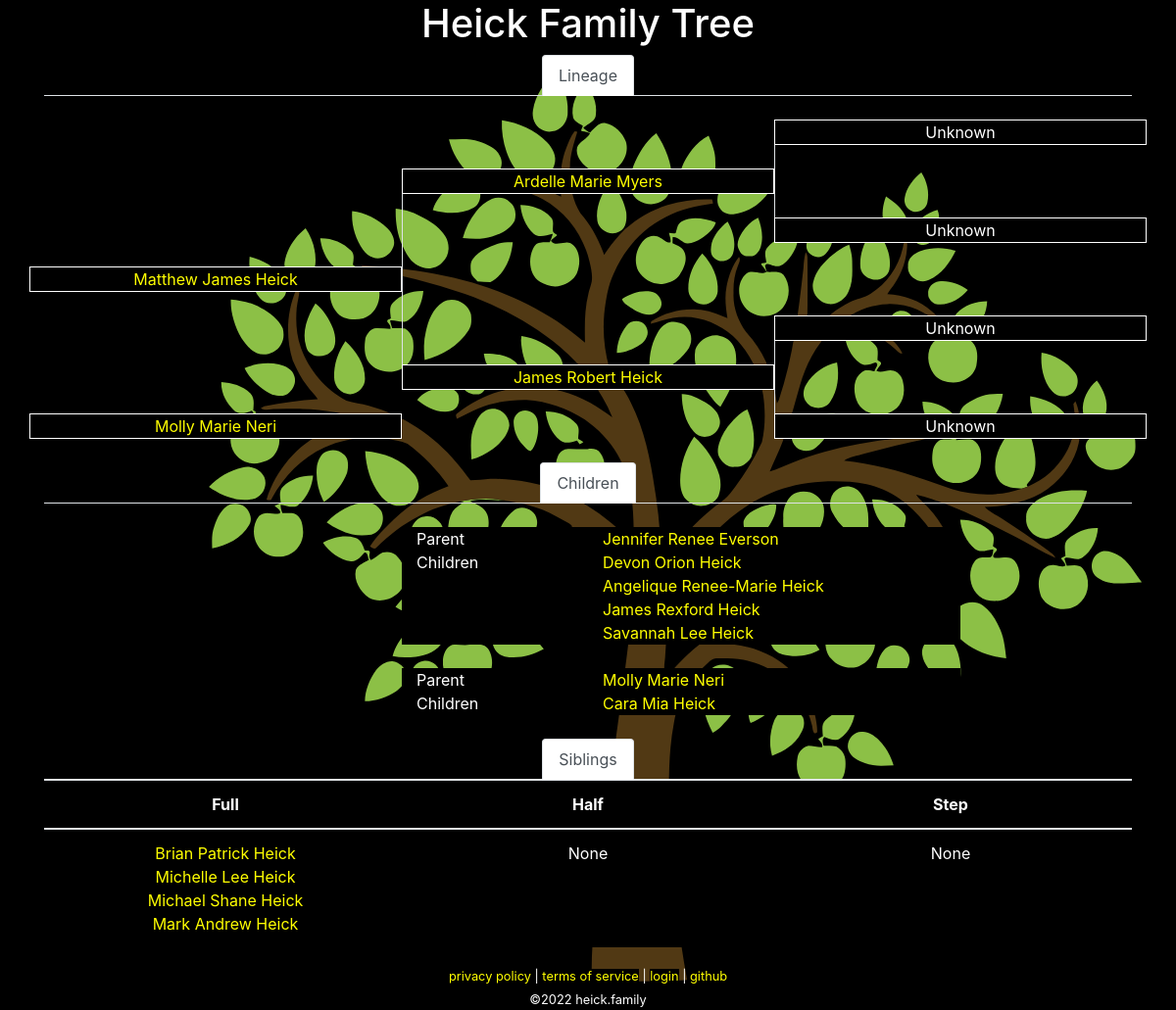
The page /tree.php?id=1 on the database its author committed.
### tables this page shows
CREATE TABLE `family` (
  `id` int(10) unsigned NOT NULL AUTO_INCREMENT COMMENT 'primary key',
  `name` char(200) NOT NULL,
  `parent-bio-x` int(10) unsigned NOT NULL DEFAULT 0 COMMENT 'mother xx',
  `parent-bio-y` int(10) unsigned NOT NULL DEFAULT 0 COMMENT 'father xy',
  `parent-adopt-a` int(10) unsigned NOT NULL DEFAULT 0,
  `parent-adopt-b` int(10) unsigned NOT NULL DEFAULT 0,
  `partner` int(10) unsigned NOT NULL DEFAULT 0,
  `dob` char(10) NOT NULL DEFAULT '0000-00-00' COMMENT 'date of birth ymd',
  `dod` char(10) NOT NULL DEFAULT '0000-00-00' COMMENT 'date of death ymd',
  `lastupdated` datetime NOT NULL DEFAULT current_timestamp() ON UPDATE current_timestamp(),
  PRIMARY KEY (`id`)
);

### lib/Family.php (called while the page is built, shortened)
<?php
class Family
{
	private static $database = [
		'hostname' => 'localhost',
		'username' => 'heick.family',
		'password' => 'family.heick',
		'database' => 'heick.family',
	];
	private static $link = null;
	public static function getPerson($id = 0)
	{
		$query = 'SELECT * FROM `family` WHERE `id`=' . self::_escape($id) . ' LIMIT 1';
		$result = self::_query($query);
		while ($row = mysqli_fetch_assoc($result))
		{
			$data = $row;
			return $data;
		}
		return null;
	}
	public static function getChildren($id = 0)
	{
		$data = [];
		$query = 'SELECT * FROM `family` WHERE (`parent-bio-x`=' . self::_escape($id) . ' OR `parent-bio-y`=' . self::_escape($id) . ')';
		$result = self::_query($query);
		while ($row = mysqli_fetch_assoc($result))
		{
			$child = $row['id'];
			if ($row['parent-bio-x'] == $id)
			{
				$partner = $row['parent-bio-y'];
			}
			else
			{
				$partner = $row['parent-bio-x'];
			}
			if (!isset($data[$partner]))
			{
				$data[$partner] = [];
			}
			$data[$partner][] = $child;
		}
		return $data;
	}
	public static function getSiblings($id = 0)
	{
		$data = [];
		$me = self::getPerson($id);
		$parentx = $me['parent-bio-x'];
		$parenty = $me['parent-bio-y'];
		if (($parentx > 0) && ($parenty > 0))
		{
			$full_siblings = [];
			$query = 'SELECT * FROM `family` WHERE (`parent-bio-x`=' . $parentx . ' AND `parent-bio-y`=' . $parenty . ') OR (`parent-bio-x`=' . $parenty . ' AND `parent-bio-y`=' . $parentx . ')';
			$result = self::_query($query);
			while ($row = mysqli_fetch_assoc($result))
			{
				if ($row['id'] != $id)
				{
					$full_siblings[] = $row['id'];
				}
			}
			if (count($full_siblings) > 0)
			{
				$data['full'] = $full_siblings;
			}
		}
		if (($parentx > 0) || ($parenty > 0))
		{
			$half_siblings = [];
			$parents = [];
			if ($parentx > 0)
			{
				$parents[] = $parentx;
			}
			if ($parenty > 0)
			{
				$parents[] = $parenty;
			}
			foreach ($parents as $parent)
			{
				$query = 'SELECT * FROM `family` WHERE (`parent-bio-x`=' . $parent . ' OR `parent-bio-y`=' . $parent . ')';
				$result = self::_query($query);
				while ($row = mysqli_fetch_assoc($result))
				{
					if ($row['id'] != $id)
					{
						$half_siblings[] = $row['id'];
					}
				}
			}
			if (count($half_siblings) > 0)
			{
				if (count($data['full']) > 0)
				{
					$data['half'] = [];
				}
				else
				{
					$data['half'] = $half_siblings;
				}
			}
		}
		if (($parentx > 0) || ($parenty > 0))
		{
			$step_siblings = [];
			$parents = [];
			if ($parentx > 0)
			{
				$parents[] = $parentx;
			}
			if ($parenty > 0)
			{
				$parents[] = $parenty;
			}
			$step_parents = [];
			foreach ($parents as $parent)
			{
				$them = self::getPerson($parent);
			}
		}
		return $data;
	}
	public static function formatName($id = [])
	{
		if (is_null($id) || !is_array($id))
		{
			return 'Unknown';
		}
		return $id['name'];
	}
	private static function _query($query = null)
	{
		$result = mysqli_query(self::$link, $query);
		return $result;
	}
	private static function _escape($string = "")
	{
		return mysqli_real_escape_string(self::$link, $string);
	}
	private static function _connect()
	{
		if (!is_null(self::$link))
		{
			return;
		}
		$db = self::$database;
		self::$link = mysqli_connect($db['hostname'], $db['username'], $db['password'], $db['database']);
		return;
	}
}

### www/tree.php (the view, shortened to what this page needs)
<?php
require_once('../lib/Family.php');
$id = isset($_GET['id']) ? intval($_GET['id']) : null;
$me = Family::getPerson($id);
$parentx = Family::getPerson($me['parent-bio-x']);
$parenty = Family::getPerson($me['parent-bio-y']);
$lineage = [
	'me' => ['id' => $me['id'], 'name' => Family::formatName($me)],
	'partner' => ['id' => $me['partner'], 'name' => Family::formatName(Family::getPerson($me['partner']))],
	'px' => ['id' => $me['parent-bio-x'], 'name' => Family::formatName(Family::getPerson($me['parent-bio-x']))],
	'py' => ['id' => $me['parent-bio-y'], 'name' => Family::formatName(Family::getPerson($me['parent-bio-y']))],
	'pxgx' => ['id' => $parentx['parent-bio-x'], 'name' => Family::formatName(Family::getPerson($parentx['parent-bio-x']))],
	'pxgy' => ['id' => $parentx['parent-bio-y'], 'name' => Family::formatName(Family::getPerson($parentx['parent-bio-y']))],
	'pygx' => ['id' => $parenty['parent-bio-x'], 'name' => Family::formatName(Family::getPerson($parenty['parent-bio-x']))],
	'pygy' => ['id' => $parenty['parent-bio-y'], 'name' => Family::formatName(Family::getPerson($parenty['parent-bio-y']))],
];
function showMember($l)
{
	if ($l['id'] == 0)
	{
		echo $l['name'];
	}
	else
	{
		echo '<a href="?id=' . $l['id'] . '">' . $l['name'] . '</a>';
	}
}
?><!DOCTYPE html>
<html lang="en">
	<head>
		<link rel="stylesheet" href="https://cdn.jsdelivr.net/npm/bootstrap@4.6.0/dist/css/bootstrap.min.css">
		<link rel="stylesheet" href="/media/theme.css">
		<link rel="stylesheet" href="/media/tree.css">
	</head>
	<body>
		<div class="container">
<?php require_once("header.php"); ?>
			<div class="row">
				<div class="col">
					<ul class="nav nav-tabs justify-content-center">
						<li class="nav-item">
							<a class="nav-link active" id='tab-lineage' href="#">Lineage</a>
						</li>
					</ul>
				</div>
			</div>
			<div class="row">
				<div class="col-4">&nbsp;</div>
				<div class="col-4">&nbsp;</div>
				<div class="col-4">&nbsp;</div>
			</div>
			<div class="row">
				<div class="col-4">&nbsp;</div>
				<div class="col-4">&nbsp;</div>
				<div title="grandparent" class="col-4 text-center border-full background-black"><?php showMember($lineage['pxgx']); ?></div>
			</div>
			<div class="row">
				<div class="col-4">&nbsp;</div>
				<div class="col-4">&nbsp;</div>
				<div class="col-4 border-left">&nbsp;</div>
			</div>
			<div class="row">
				<div class="col-4">&nbsp;</div>
				<div title="parent" class="col-4 text-center border-full background-black"><?php showMember($lineage['px']); ?></div>
				<div class="col-4 border-left">&nbsp;</div>
			</div>
			<div class="row">
				<div class="col-4">&nbsp;</div>
				<div class="col-4 border-left">&nbsp;</div>
				<div class="col-4 border-left">&nbsp;</div>
			</div>
			<div class="row">
				<div class="col-4">&nbsp;</div>
				<div class="col-4 border-left">&nbsp;</div>
				<div title="grandparent" class="col-4 text-center border-full background-black"><?php showMember($lineage['pxgy']); ?></div>
			</div>
			<div class="row">
				<div class="col-4">&nbsp;</div>
				<div class="col-4 border-left">&nbsp;</div>
				<div class="col-4">&nbsp;</div>
			</div>
			<div class="row">
				<div title="self" class="col-4 text-center border-full background-black"><?php showMember($lineage['me']); ?></div>
				<div class="col-4 border-left">&nbsp;</div>
				<div class="col-4">&nbsp;</div>
			</div>
			<div class="row">
				<div class="col-4">&nbsp;</div>
				<div class="col-4 border-left">&nbsp;</div>
				<div class="col-4">&nbsp;</div>
			</div>
			<div class="row">
				<div class="col-4">&nbsp;</div>
				<div class="col-4 border-left">&nbsp;</div>
				<div title="grandparent" class="col-4 text-center border-full background-black"><?php showMember($lineage['pygx']); ?></div>
			</div>
			<div class="row">
				<div class="col-4">&nbsp;</div>
				<div class="col-4 border-left">&nbsp;</div>
				<div class="col-4 border-left">&nbsp;</div>
			</div>
			<div class="row">
				<div class="col-4">&nbsp;</div>
				<div title="parent" class="col-4 text-center border-full background-black"><?php showMember($lineage['py']); ?></div>
				<div class="col-4 border-left">&nbsp;</div>
			</div>
			<div class="row">
				<div class="col-4">&nbsp;</div>
				<div class="col-4">&nbsp;</div>
				<div class="col-4 border-left">&nbsp;</div>
			</div>
			<div class="row">
				<?php
if ($lineage['partner']['id'] == 0)
{
	echo '<div class="col-4">&nbsp;</div>';
}
else
{
	echo '<div title="partner" class="col-4 text-center border-full background-black">';
	echo '</div>';
}
				?>
				<div class="col-4">&nbsp;</div>
				<div title="grandparent" class="col-4 text-center border-full background-black"><?php showMember($lineage['pygy']); ?></div>
			</div>
			<div class="row">
				<div class="col-12">&nbsp;</div>
			</div>
<?php
$children = Family::getChildren($id);
if (count($children) > 0)
{
?>
			<ul class="nav nav-tabs justify-content-center">
				<li class="nav-item">
					<a class="nav-link active" id='tab-children' href="#">Children</a>
				</li>
			</ul>
			<div class="row">
				<div class="col-12">&nbsp;</div>
			</div>
<?php
foreach ($children as $parent => $childs)
{
	echo "\t\t\t" . '<div class="row">' . "\n";
	echo "\t\t\t\t" . '<div class="col-4">&nbsp;</div>' . "\n";
	echo "\t\t\t\t" . '<div class="col-2 background-black">Parent</div>' . "\n";
	echo "\t\t\t\t" . '<div class="col-4 background-black">';
	$parent_info = Family::getPerson($parent);
	echo '</div>' . "\n";
	echo "\t\t\t\t" . '<div class="col-2">&nbsp;</div>' . "\n";
	echo "\t\t\t" . '</div>' . "\n";
	echo "\t\t\t" . '<div class="row">' . "\n";
	echo "\t\t\t\t" . '<div class="col-4">&nbsp;</div>' . "\n";
	echo "\t\t\t\t" . '<div class="col-2 background-black">Children</div>' . "\n";
	echo "\t\t\t\t" . '<div class="col-4 background-black">';
	foreach ($childs as $c)
	{
		echo '<br>';
	}
	echo '</div>' . "\n";
	echo "\t\t\t\t" . '<div class="col-2">&nbsp;</div>' . "\n";
	echo "\t\t\t" . '</div>' . "\n";
	echo "\t\t\t" . '<div class="row">' . "\n";
	echo "\t\t\t" . '<div class="col-12">&nbsp;</div>' . "\n";
	echo "\t\t\t" . '</div>' . "\n";
}
?>
<?php
}
?>
<?php
$siblings = Family::getSiblings($id);
if (count($siblings) > 0)
{
?>
			<ul class="nav nav-tabs justify-content-center">
				<li class="nav-item">
					<a class="nav-link active" id='tab-siblings' href="#">Siblings</a>
				</li>
			</ul>
			<div class="row">
				<div class="col">
					<table class="table">
						<thead>
							<tr>
								<th scope="col">Full</th>
								<th scope="col">Half</th>
								<th scope="col">Step</th>
							</tr>
						</thead>
						<tbody>
							<tr>
								<td style="width: 33%;" scope="col">
<?php
$sibling_list = isset($siblings['full']) ? $siblings['full'] : [];
if (count($sibling_list) == 0)
{
	echo "None";
}
else
{
	foreach ($sibling_list as $sibling)
	{
		echo '<br>';
	}
}
?>
								</td>
								<td style="width: 33%;" scope="col">
<?php
$sibling_list = isset($siblings['half']) ? $siblings['half'] : [];
if (count($sibling_list) == 0)
{
	echo "None";
}
?>
								</td>
								<td style="width: 33%;" scope="col">
<?php
$sibling_list = isset($siblings['step']) ? $siblings['step'] : [];
if (count($sibling_list) == 0)
{
	echo "None";
}
?>
								</td>
							</tr>
						</tbody>
					</table>
				</div>
			</div>
<?php
}
?>
<?php require_once("footer.php"); ?>
		</div>
	</body>
</html>

### www/header.php
<div class="row">
	<div class="col text-center"><h1 ><a class="header-href" href="index.php">Heick Family Tree</a></h1></div>
</div>

### www/footer.php
<div class="row">
	<div class="col text-center">
		<small>
			<a href="privacypolicy.php">privacy policy</a> |
			<a href="tos.php">terms of service</a> |
			<a href="admin.php">login</a> |
			<a href="https://github.com/mjheick/ws_heick.family" target="_blank">github</a>
			<br />
			&copy;<?php echo date("Y"); ?> heick.family
		</small>
	</div>
</div>

### www/media/theme.css (style rules this page uses)
body, input, table, tr, td { background: black; color: white; }
th, td { text-align: center; }
a { color: yellow; background: black; }
.header-href { color: white; }
body { background-image: url('/media/family-tree-fixed.svg'); background-size: cover; background-repeat: no-repeat; }
.background-black { background-color: black; }

### www/media/tree.css (style rules this page uses)
.border-full { border: 1px solid white; }
.border-left { border-left: 1px solid white; }
.background-black { background-color: black; }

### rows shown on the page
family: name "Ardelle Marie Myers"
family: name "Matthew James Heick"
family: name "James Robert Heick"
family: name "Molly Marie Neri"
family: name "Jennifer Renee Everson"
family: name "Devon Orion Heick"
family: name "Angelique Renee-Marie Heick"
family: name "James Rexford Heick"
family: name "Savannah Lee Heick"
family: name "Cara Mia Heick"
family: name "Brian Patrick Heick"
family: name "Michelle Lee Heick"
family: name "Michael Shane Heick"
family: name "Mark Andrew Heick"

### other values the page prints
$l['name'] "Unknown Unknown Unknown Unknown"
